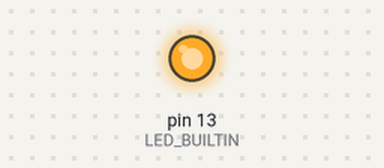
Simulated run of this sketch. Board: Arduino Uno, built with avr-gcc and run on an emulated ATmega328P. Shown: output pins drawn as LEDs (lit = HIGH).

Above: at 0.1 s.
At 35.7 s:
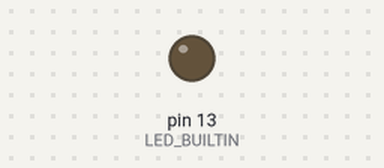
Timing chart, 0 to 37.2 s (numbered marks = the images above):
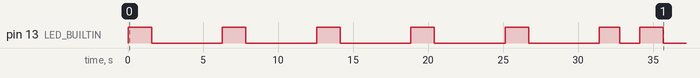

The sketch:

timed_blink.ino
```cpp
int t = 0;
float f = 0;
float g = 0;

void setup() {
  pinMode(LED_BUILTIN, OUTPUT);

}

void loop() {
  t = millis();
  f = sin(t/1000.0);
  g = cos(t/1000.0);
  if (f > 0 && g > 0) {
    digitalWrite(LED_BUILTIN, HIGH);
  }
  else{
    digitalWrite(LED_BUILTIN, LOW);
  }
}
```

Measured:
- by itself, pin 13 (LED_BUILTIN): goes 5 × (HIGH 1.6 s, LOW 4.7 s), HIGH 1.4 s, LOW 1.4 s, HIGH 1.6 s, then LOW
